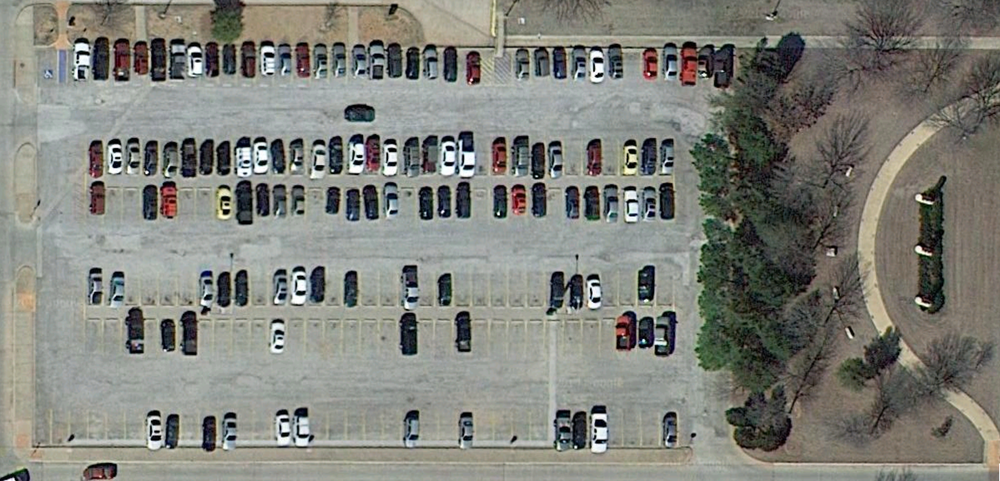
#> input picture bolin_parkinglot.png, 1000 x 481 px, shrunk from 2396 x 1152 before the run
$ python example1.py   (Python 2 division)
#> lines starting #> are read from the running program, lines starting #| are printed output that depends on the picture
import numpy as np
import matplotlib.pyplot as plt
import skimage
from scipy import ndimage
from skimage import io
from skimage import filter
from skimage import data
import os

#https://www.dropbox.com/s/fydtz4kiqm6rt70/bolin_parkinglot.png?dl=0

filename = os.path.join(skimage.data_dir, 'bolin_parkinglot.png')
img = io.imread('bolin_parkinglot.png')
#> img is the input picture: shape (481, 1000, 3); mean R, G, B 128.1, 129.1, 122.1
gray = np.sqrt((img*img).sum(-1))
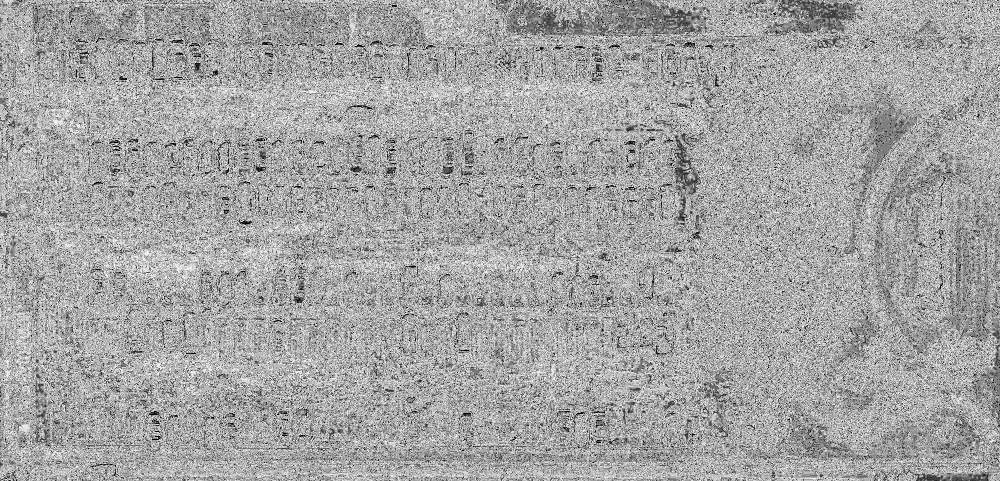
#> gray: shape (481, 1000) float64; min 0, max 27.33, mean 17.6; drawn with min black and max white
print gray
#> (printed output is left out)

# Generate noisy image of a square
im = np.zeros((128, 128))
im[32:-32, 32:-32] = 1

im = ndimage.rotate(im, 15, mode='constant')
im = ndimage.gaussian_filter(im, 4)
im += 0.2 * np.random.random(im.shape)

# Compute the Canny filter for two values of sigma
edges1 = filter.canny(gray)
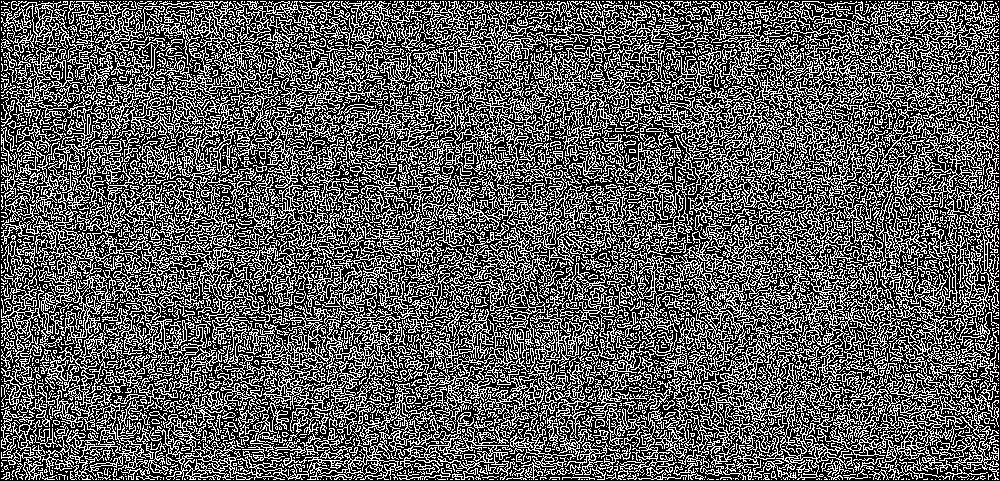
#> edges1: shape (481, 1000) bool; 36.6% white in thin lines or dots
edges2 = filter.canny(gray, sigma=3)
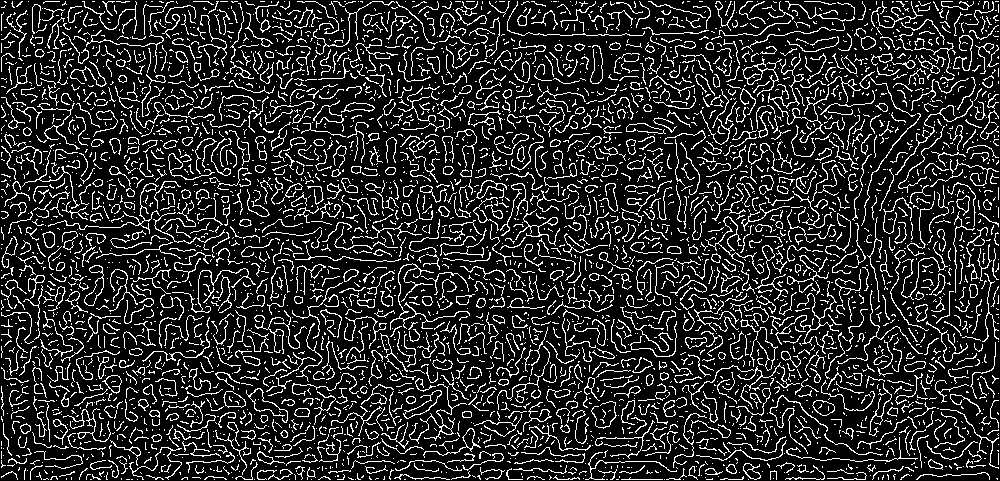
#> edges2: shape (481, 1000) bool; 16.3% white in thin lines or dots

# display results
fig, (ax1, ax2, ax3) = plt.subplots(nrows=1, ncols=3, figsize=(8, 3))

ax1.imshow(gray, cmap=plt.cm.jet)
ax1.axis('off')
ax1.set_title('noisy image', fontsize=20)

ax2.imshow(edges1, cmap=plt.cm.gray)
ax2.axis('off')
ax2.set_title('Canny filter, $\sigma=1$', fontsize=20)

ax3.imshow(edges2, cmap=plt.cm.gray)
ax3.axis('off')
ax3.set_title('Canny filter, $\sigma=3$', fontsize=20)

fig.subplots_adjust(wspace=0.02, hspace=0.02, top=0.9,
                    bottom=0.02, left=0.02, right=0.98)

plt.show()
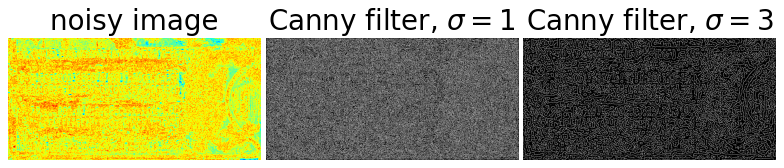
#> figure drawn by matplotlib, 3 panels

$ run again, with cars.jpg saved as bolin_parkinglot.png
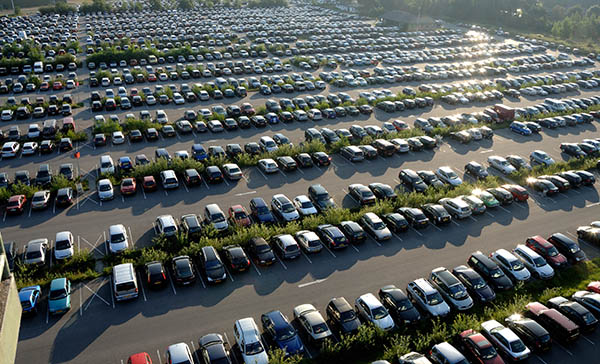
#> input picture cars.jpg, 600 x 364 px
#> img is the input picture: shape (364, 600, 3); mean R, G, B 86, 91.4, 89.1
#> (printed output is left out)
#> `edges1 = filter.canny(gray)`:
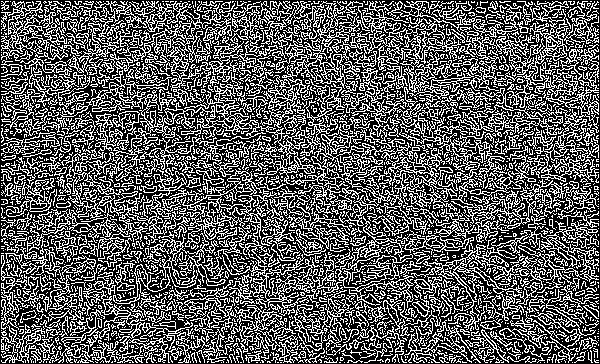
#> edges1: shape (364, 600) bool; 36.2% white in thin lines or dots
#> edges2: shape (364, 600) bool; 15.8% white in thin lines or dots
#> `plt.show()`:
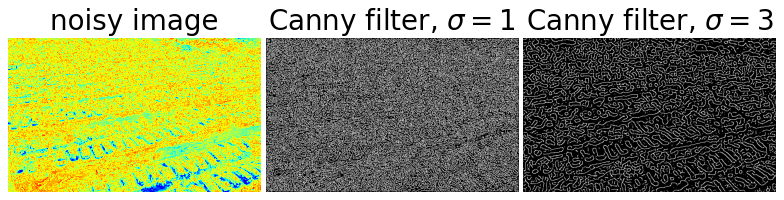
#> figure drawn by matplotlib, 3 panels
